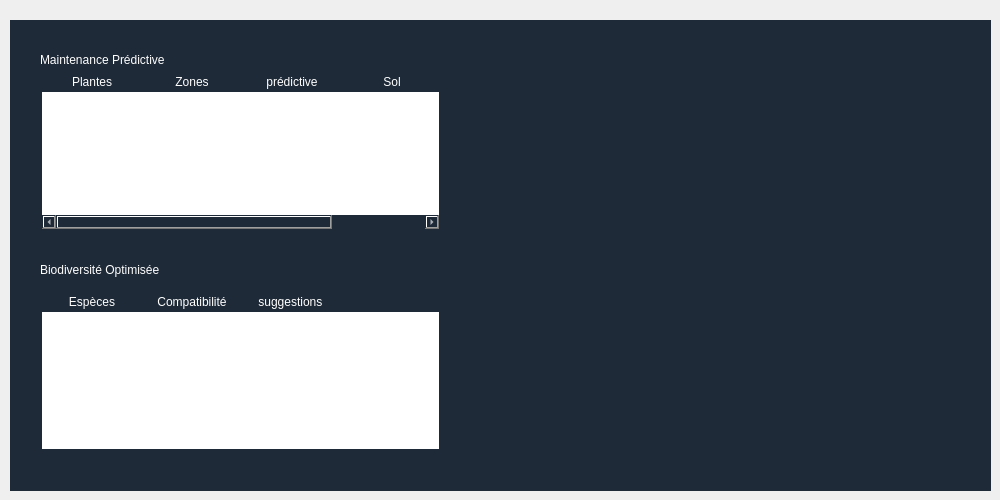
      <widget class="QWidget" name="page">
       <widget class="QFrame" name="cruds_8">
        <property name="geometry">
         <rect>
          <x>10</x>
          <y>20</y>
          <width>981</width>
          <height>471</height>
         </rect>
        </property>
        <property name="styleSheet">
         <string notr="true">background-color: #1e2a38;
color: white;
font: bold 11pt &quot;Arial&quot;;

</string>
        </property>
        <property name="frameShape">
         <enum>QFrame::Shape::NoFrame</enum>
        </property>
        <widget class="QLabel" name="label_14">
         <property name="geometry">
          <rect>
           <x>30</x>
           <y>30</y>
           <width>221</width>
           <height>20</height>
          </rect>
         </property>
         <property name="text">
          <string>Maintenance Prédictive</string>
         </property>
        </widget>
        <widget class="QTableWidget" name="tableau_8">
         <property name="geometry">
          <rect>
           <x>30</x>
           <y>50</y>
           <width>401</width>
           <height>161</height>
          </rect>
         </property>
         <property name="styleSheet">
          <string notr="true">QTableWidget {
    background-color: white;        /* cellules blanches */
    color: #1e2a38;                 /* texte bleu foncé */
    border: 2px solid #1e2a38;      /* bordures du tableau */
    font: bold 11pt &quot;Arial&quot;;
}

QTableWidget::item {
    background-color: white;        /* garde les cellules blanches */
    color: #1e2a38;
}

QHeaderView::section {
    background-color: #1e2a38;      /* en-tête bleu foncé */
    color: white;                   /* texte blanc */
    font: bold 11pt &quot;Arial&quot;;
    border: 1px solid #1e2a38;
}
</string>
         </property>
         <column>
          <property name="text">
           <string>Plantes</string>
          </property>
         </column>
         <column>
          <property name="text">
           <string>Zones</string>
          </property>
         </column>
         <column>
          <property name="text">
           <string>prédictive</string>
          </property>
         </column>
         <column>
          <property name="text">
           <string>Sol</string>
          </property>
         </column>
        </widget>
        <widget class="QLabel" name="label_15">
         <property name="geometry">
          <rect>
           <x>30</x>
           <y>240</y>
           <width>221</width>
           <height>20</height>
          </rect>
         </property>
         <property name="text">
          <string>Biodiversité Optimisée</string>
         </property>
        </widget>
        <widget class="QTableWidget" name="tableau_9">
         <property name="geometry">
          <rect>
           <x>30</x>
           <y>270</y>
           <width>401</width>
           <height>161</height>
          </rect>
         </property>
         <property name="styleSheet">
          <string notr="true">QTableWidget {
    background-color: white;        /* cellules blanches */
    color: #1e2a38;                 /* texte bleu foncé */
    border: 2px solid #1e2a38;      /* bordures du tableau */
    font: bold 11pt &quot;Arial&quot;;
}

QTableWidget::item {
    background-color: white;        /* garde les cellules blanches */
    color: #1e2a38;
}

QHeaderView::section {
    background-color: #1e2a38;      /* en-tête bleu foncé */
    color: white;                   /* texte blanc */
    font: bold 11pt &quot;Arial&quot;;
    border: 1px solid #1e2a38;
}
</string>
         </property>
         <column>
          <property name="text">
           <string>Espèces</string>
          </property>
         </column>
         <column>
          <property name="text">
           <string>Compatibilité</string>
          </property>
         </column>
         <column>
          <property name="text">
           <string>suggestions </string>
          </property>
         </column>
        </widget>
       </widget>
      </widget>
